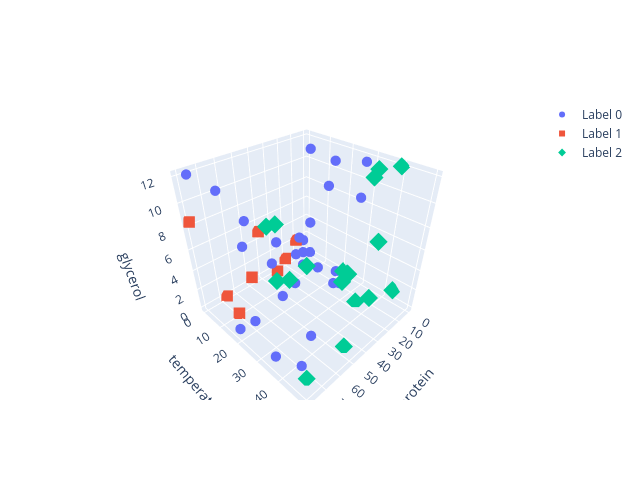

Notebook code for this chart:
### Code cell
plot_scatter_plotly(
    dataset=ds_result,
    component_variable='composition',
    labels='labels',
    discrete_labels=True,
)

### Figure 1 — Plotly figure (JSON) as saved in the notebook; plotly's stock layout.template omitted (floating-point values rounded to 4 significant figures)
{"data": [{"marker": {"color": 0, "size": 6, "symbol": "circle"}, "mode": "markers", "name": "Label 0", "type": "scatter3d", "x": [40.0, 40.0, 40.0, 20.0, 80.0, 76.67, 0.0, 76.67, 6.667, 16.67, 40.0, 6.667, 53.33, 76.67, 80.0, 30.0, 13.33, 0.0, 73.33, 80.0, 80.0, 70.0, 13.33, 0.0, 3.333, 43.33, 3.333, 3.333, 10.0], "y": [10.0, 20.0, 30.0, 29.17, 29.17, 14.58, 2.083, 16.67, 2.083, 22.92, 33.33, 29.17, 35.42, 0.0, 27.08, 12.5, 6.25, 27.08, 33.33, 37.5, 29.17, 41.67, 22.92, 2.083, 18.75, 14.58, 4.167, 0.0, 2.083], "z": [5.0, 5.0, 5.0, 1.5, 3.5, 12.0, 11.0, 0.0, 0.5, 12.0, 12.0, 9.0, 0.0, 12.0, 9.5, 0.0, 0.0, 11.5, 8.5, 1.5, 11.5, 0.0, 0.0, 0.0, 0.0, 0.0, 4.0, 1.5, 2.5]}, {"marker": {"color": 1, "size": 6, "symbol": "square"}, "mode": "markers", "name": "Label 1", "type": "scatter3d", "x": [40.0, 50.0, 66.67, 80.0, 30.0, 70.0, 20.0, 10.0], "y": [0.0, 2.083, 0.0, 0.0, 2.083, 10.42, 0.0, 0.0], "z": [5.0, 1.0, 0.0, 8.5, 0.0, 0.0, 0.5, 2.0]}, {"marker": {"color": 2, "size": 6, "symbol": "diamond"}, "mode": "markers", "name": "Label 2", "type": "scatter3d", "x": [40.0, 40.0, 16.67, 0.0, 76.67, 46.67, 80.0, 0.0, 3.333, 16.67, 73.33, 0.0, 76.67, 73.33, 0.0, 70.0, 6.667, 3.333], "y": [40.0, 50.0, 41.67, 39.58, 47.92, 45.83, 37.5, 43.75, 33.33, 35.42, 45.83, 22.92, 37.5, 35.42, 20.83, 37.5, 33.33, 25.0], "z": [5.0, 5.0, 7.0, 12.0, 10.5, 0.0, 12.0, 1.0, 11.5, 0.0, 0.0, 0.0, 8.0, 11.5, 0.0, 7.5, 11.0, 0.5]}], "layout": {"height": 480, "scene": {"xaxis": {"title": {"text": "protein"}}, "yaxis": {"title": {"text": "temperature"}}, "zaxis": {"title": {"text": "glycerol"}}}, "width": 640}}
